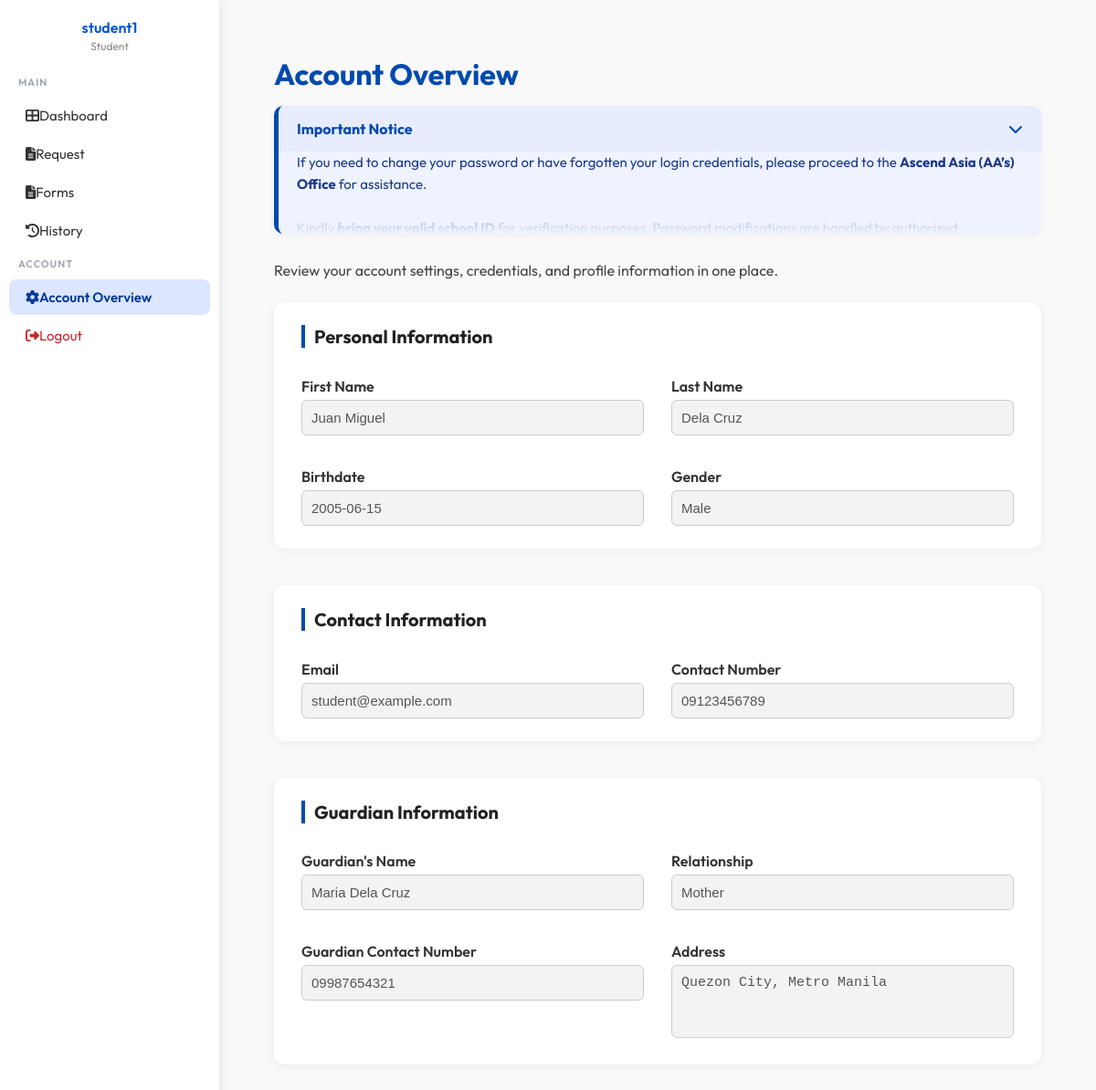
The app's page /student/StudentSettings.php (signed in) with its own data.
### tables this page shows
CREATE TABLE `users` (
  `user_id` int(11) NOT NULL,
  `username` varchar(255) DEFAULT NULL,
  `email` varchar(255) NOT NULL,
  `password_hash` text DEFAULT NULL,
  `role_id` int(11) DEFAULT NULL,
  `active` tinyint(1) DEFAULT NULL
);

CREATE TABLE `roles` (
  `role_id` int(11) NOT NULL,
  `name` varchar(255) DEFAULT NULL,
  `description` text DEFAULT NULL
);

CREATE TABLE `guardians` (
  `guardian_id` int(11) NOT NULL,
  `student_id` varchar(255) DEFAULT NULL,
  `name` varchar(255) DEFAULT NULL,
  `relation` varchar(255) DEFAULT NULL,
  `contact_no` varchar(255) DEFAULT NULL,
  `address` text DEFAULT NULL
);

CREATE TABLE `students` (
  `student_id` varchar(255) NOT NULL,
  `user_id` int(11) DEFAULT NULL,
  `first_name` varchar(255) DEFAULT NULL,
  `last_name` varchar(255) DEFAULT NULL,
  `birthdate` date DEFAULT NULL,
  `gender` varchar(255) DEFAULT NULL,
  `program` varchar(50) NOT NULL,
  `year_level` int(11) DEFAULT NULL,
  `section` int(10) NOT NULL,
  `student_status` varchar(255) DEFAULT NULL,
  `photo_path` text DEFAULT NULL,
  `date_registered` date DEFAULT NULL,
  `email` varchar(255) DEFAULT NULL,
  `contact_no` varchar(255) DEFAULT NULL
);

### student/StudentSettings.php (the view, shortened to what this page needs)
<?php
require_once __DIR__ . "/../Database/connection.php";
$uid = $_SESSION['user_id'] ?? null;
$stmt = $conn->prepare("
  SELECT
    s.student_id, s.first_name, s.last_name, s.birthdate, s.gender,
    s.email, s.contact_no,
    g.name AS guardian_name, g.relation AS guardian_relation,
    g.contact_no AS guardian_contact, g.address AS guardian_address
  FROM students s
  LEFT JOIN guardians g ON s.student_id = g.student_id
  WHERE s.user_id = ?
");
$stmt->bind_param("i", $uid);
$stmt->execute();
$student = $stmt->get_result()->fetch_assoc();
?>
<!DOCTYPE html>
<html lang="en">
<head>
</head>
<body>
<?php include 'StudentSidenav.php'; ?>
<div class="container">
  <h1>Account Overview</h1>
  <div class="notice-container" id="noticeBox">
    <div class="notice-header" id="noticeHeader">
      <span> Important Notice</span>
      <i class="fa-solid fa-chevron-down"></i>
    </div>
    <div class="notice-content">
      If you need to change your password or have forgotten your login credentials,
      please proceed to the <strong>Ascend Asia (AA’s) Office</strong> for assistance.<br><br>
      Kindly <strong>bring your valid school ID</strong> for verification purposes.
      Password modifications are handled by authorized administrative personnel
      to ensure account security and proper verification.
    </div>
  </div>
  <p>Review your account settings, credentials, and profile information in one place.</p>
  <form>
    <h2>Personal Information</h2>
    <div class="info-grid">
      <div>
        <label>First Name</label>
        <input type="text" value="<?= htmlspecialchars($student['first_name']) ?>" readonly>
      </div>
      <div>
        <label>Last Name</label>
        <input type="text" value="<?= htmlspecialchars($student['last_name']) ?>" readonly>
      </div>
      <div>
        <label>Birthdate</label>
        <input type="text" value="<?= htmlspecialchars($student['birthdate']) ?>" readonly>
      </div>
      <div>
        <label>Gender</label>
        <input type="text" value="<?= htmlspecialchars($student['gender']) ?>" readonly>
      </div>
    </div>
  </form>
  <form>
    <h2>Contact Information</h2>
    <div class="info-grid">
      <div>
        <label>Email</label>
        <input type="text" value="<?= htmlspecialchars($student['email']) ?>" readonly>
      </div>
      <div>
        <label>Contact Number</label>
        <input type="text" value="<?= htmlspecialchars($student['contact_no']) ?>" readonly>
      </div>
    </div>
  </form>
  <form>
    <h2>Guardian Information</h2>
    <div class="info-grid">
      <div>
        <label>Guardian's Name</label>
        <input type="text" value="<?= htmlspecialchars($student['guardian_name'] ?? 'N/A') ?>" readonly>
      </div>
      <div>
        <label>Relationship</label>
        <input type="text" value="<?= htmlspecialchars($student['guardian_relation'] ?? 'N/A') ?>" readonly>
      </div>
      <div>
        <label>Guardian Contact Number</label>
        <input type="text" value="<?= htmlspecialchars($student['guardian_contact'] ?? 'N/A') ?>" readonly>
      </div>
      <div>
        <label>Address</label>
        <textarea rows="2" readonly><?= htmlspecialchars($student['guardian_address'] ?? 'N/A') ?></textarea>
      </div>
    </div>
  </form>
</div>
</body>
</html>

### student/StudentSideNav.php (shortened to what this page needs)
<?php
  require_once __DIR__ . "/../Database/connection.php";
  $current_page = basename($_SERVER['PHP_SELF']);
  $user_id = $_SESSION['user_id'];
  $stmt = $conn->prepare("
      SELECT u.username, r.name AS role_name
      FROM users u
      JOIN roles r ON u.role_id = r.role_id
      WHERE u.user_id = ?
  ");
  $stmt->bind_param("i", $user_id);
  $stmt->execute();
  $result = $stmt->get_result();
  $user = $result->fetch_assoc();
  $staffName = $user['username'] ?? "Unknown User";
  $staffRole = $user['role_name'] ?? "Unknown Role";
?>
<!DOCTYPE html>
<html lang="en">
<head>
<link rel="stylesheet" href="https://cdnjs.cloudflare.com/ajax/libs/font-awesome/6.4.0/css/all.min.css">
</head>
<body>
<div class="sidebar" id="sidebar">
  <div class="sidebar-header">
    <h3 class="sidebar-text"><?= htmlspecialchars($staffName) ?></h3>
    <p class="sidebar-text"><?= htmlspecialchars($staffRole) ?></p>
  </div>
  <div class="section-title">Main</div>
  <a href="index.php" class="<?= $current_page=='index.php' ? 'active' : '' ?>"><i class="fas fa-th-large"></i><span class="sidebar-text">Dashboard</span></a>
  <a href="Request.php" class="<?= $current_page=='Request.php' ? 'active' : '' ?>"><i class="fas fa-file-alt"></i><span class="sidebar-text">Request</span></a>
  <a href="Forms.php" class="<?= $current_page=='Forms.php' ? 'active' : '' ?>"><i class="fa-solid fa-file-lines"></i><span class="sidebar-text">Forms</span></a>
  <a href="history.php" class="<?= $current_page=='history.php' ? 'active' : '' ?>"><i class="fa-solid fa-clock-rotate-left"></i><span class="sidebar-text">History</span></a>
  <div class="section-title">Account</div>
  <a href="StudentSettings.php" class="<?= $current_page=='StudentSettings.php' ? 'active' : '' ?>"><i class="fa-solid fa-gear"></i><span class="sidebar-text">Account Overview
  </span></a>
  <a href="../Database/logout.php" class="logout"><i class="fas fa-sign-out-alt"></i><span class="sidebar-text">Logout</span></a>
</div>
</body>
</html>

### student/StudentSettings.php (style rules this page uses)
body { margin: 0; font-family: 'Outfit', sans-serif; background: #f9f9f9; color: #333; display: flex; min-height: 100vh; }
.container { flex: 1; margin-left: 240px; padding: 40px 60px; transition: margin-left 0.3s ease; box-sizing: border-box; }
h1 { color: #004aad; font-weight: 700; margin-bottom: 15px; }
p { font-size: 16px; color: #444; margin-bottom: 25px; }
.notice-container { margin-bottom: 30px; border-left: 5px solid #004aad; border-radius: 10px; background: #eef3ff; overflow: hidden; box-shadow: 0 2px 6px rgba(0,0,0,0.05); transition: all 0.3s ease; position: relative; }
.notice-header { padding: 15px 20px; cursor: pointer; font-weight: 700; color: #004aad; background: #e7edff; display: flex; align-items: center; justify-content: space-between; }
.notice-content { max-height: 70px; overflow: hidden; padding: 0 20px 20px 20px; color: #1e3a8a; font-size: 15px; line-height: 1.6; position: relative; transition: max-height 0.4s ease; }
.notice-content::after { content: ""; position: absolute; bottom: 0; left: 0; right: 0; height: 50px; background: linear-gradient(to bottom, rgba(238,243,255,0), rgba(238,243,255,1)); pointer-events: none; transition: opacity 0.4s ease; }
form { background: #fff; border-radius: 12px; box-shadow: 0 2px 8px rgba(0,0,0,0.06); padding: 25px 30px; margin-bottom: 40px; width: 100%; box-sizing: border-box; }
form h2 { color: #222; margin-top: 0; border-left: 4px solid #004aad; padding-left: 10px; font-size: 20px; }
label { font-weight: 600; display: block; margin-top: 15px; color: #333; }
input, textarea { width: 100%; padding: 10px; margin-top: 5px; border: 1px solid #ccc; border-radius: 6px; font-size: 15px; resize: none; box-sizing: border-box; }
input[readonly], textarea[readonly] { background: #f3f3f3; color: #555; cursor: not-allowed; }
.info-grid { display: grid; grid-template-columns: repeat(auto-fit, minmax(250px, 1fr)); gap: 20px 30px; }
textarea { min-height: 80px; max-width: 100%; overflow-wrap: break-word; word-break: break-word; }

### student/StudentSideNav.php (style rules this page uses)
body { margin: 0; font-family: 'Outfit', sans-serif; background: #f9f9f9; display: flex; min-height: 100vh; }
.sidebar { position: fixed; top: 0; left: 0; height: 100%; width: 240px; background: #fff; box-shadow: 2px 0 8px rgba(0,0,0,0.08); padding: 20px 0; transition: width 0.3s ease; overflow-y: auto; z-index: 900; }
.sidebar-header { text-align: center; margin-bottom: 25px; }
.sidebar-header h3 { margin: 0; font-size: 16px; color: #0056d2; font-weight: 600; }
.sidebar-header p { font-size: 12px; color: #888; margin-top: 3px; }
.section-title { font-size: 11px; text-transform: uppercase; letter-spacing: 1px; color: #9ca3af; margin: 10px 20px; font-weight: 600; }
.sidebar a { display: flex; align-items: center; text-decoration: none; color: #333; padding: 10px 18px; border-radius: 8px; margin: 3px 10px; transition: background 0.3s, color 0.3s; font-size: 15px; }
.sidebar a.active { background: #dce6ff; color: #003b99; font-weight: 600; }
.sidebar a.logout { color: #c62828; }

### records on screen
users: username "student1", role.name "Student"
guardians: student.first_name "Juan Miguel", student.last_name "Dela Cruz", student.birthdate "2005-06-15", student.gender "Male", student.email "student@example.com", student.contact_no "09123456789", name "Maria Dela Cruz", relation "Mother", contact_no "09987654321", address "Quezon City, Metro Manila"
